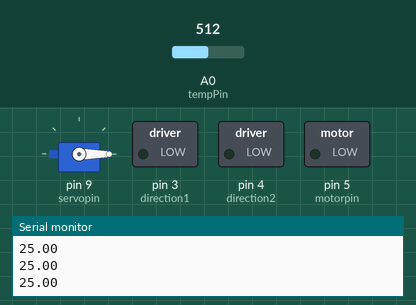
Bench run of a sketch on a simulated Arduino Uno, built with avr-gcc and run on an emulated ATmega328P. Parts: servo, switched loads named in the sketch (green lamp = pin HIGH), the last lines printed to the serial monitor. The test bench sets the inputs (shaded band); at power-on: A0 (tempPin) = 512.

Above: at 2.2 s.
2.3 s: A0 (tempPin) set to 537
At 3.6 s:
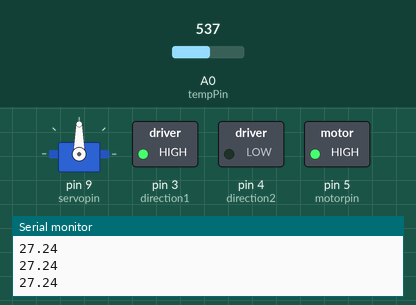
3.9 s: A0 (tempPin) set to 511
At 5.2 s:
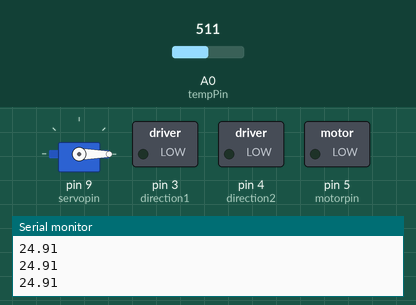
5.5 s: A0 (tempPin) set to 716
At 6.8 s:
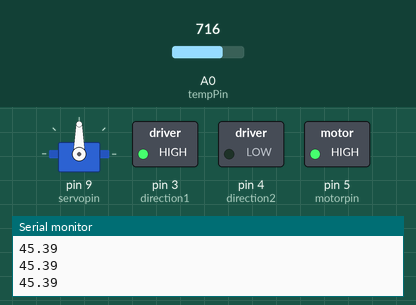
Timing chart, 0 to 8.5 s (numbered marks = the images above; inputs shaded):
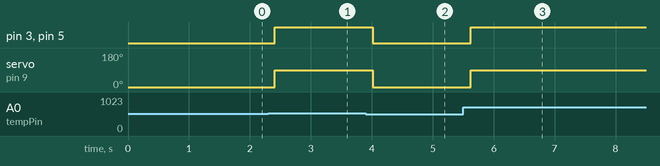

Measured:
- the behaviour switches between 523 and 524 on A0 (tempPin) (found by bisection; images 0 and 1)
- after the input at 2.3 s, pin 3 (direction1), pin 5 (motorpin): LOW → HIGH after 0.11 s; servo on pin 9 (servopin): 0° → 90° after 0.11 s
- after the input at 3.9 s, pin 3 (direction1), pin 5 (motorpin): HIGH → LOW after 0.11 s; servo on pin 9 (servopin): 90° → 0° after 0.11 s
- after the input at 5.5 s, pin 3 (direction1), pin 5 (motorpin): LOW → HIGH after 0.12 s; servo on pin 9 (servopin): 0° → 90° after 0.12 s

The sketch:

Temperature_Control_System.ino
```cpp
// Temperature Control System v1.0
// By Jeff Ackerman
// Serial.println(); statements are included for Serial Monitor measurement and debugging purposes

// Define Thermistor Variables
int tempPin = A0; // initialize the Analog Pin to read the Thermistor
int tempReading = 0;  // initialize temp reading variable
double tempK = 0.0; // initialize temp in Kelvin variable
float tempC = 0.0; // initialize temp in Celcius variable
float tempF = 0.0; // initialize temp in Fahrenheight variable
long curtime = 0; // initialize sampling time tracking variable
int threshold = 26; // initialize temp temperature threshold trigger variable, may need to adjust this for your hand temperature

// Define pins for DC motor with fan using the L293D h-bridge motor controller
int motorpin=5;     // initialize motor speed pin
int direction1 = 3; // initialize motor direction pin
int direction2 = 4; // initialize motor direction pin

// Define pin for the Servo Code and include the built-in Servo library
#include <Servo.h>  // include built-in servo library
Servo myservo;      // create servo object to control a servo
int servopin=9;     // initialize servo pin

void setup() {    // setup outputs, runs once when powered on
   Serial.begin(9600);  //start the Serial Monitor for debugging
   myservo.attach(servopin);  // attaches the servo on pin 9 to the servo object
   myservo.write(0);          // sets the servo position to 0 degrees initially
   pinMode(motorpin,OUTPUT);  //the motor speed pin should be set to an output
   pinMode(direction1,OUTPUT);  //the motor direction pin should be set to an output
   pinMode(direction2,OUTPUT);  //the motor direction pin should be set to an output
   delay(1000);   // wait a second before loops starts
}

void loop() { // runs continuously as long as the Arduino has power

  // Thermistor code here, use temperature in C (tempC) variable
  tempReading = analogRead(tempPin);
  tempK = log(10000.0 * ((1024.0 / tempReading - 1)));
  tempK = 1 / (0.001129148 + (0.000234125 + (0.0000000876741 * tempK * tempK )) * tempK );
  tempC = tempK - 273.15;             // conversion from Kelvin to Celcius
  tempF = (tempC * 9.0)/ 5.0 + 32.0;  // conversion from Kelvin to Fahrenheit
  Serial.println(tempC);

  if (tempC >= threshold) {// if statement which turns the motor on (set motor speed and a direction) and the servo angle to 90 degrees
    myservo.write(90);
    digitalWrite(direction1, HIGH);
    analogWrite(motorpin, 255);
  } else {// else statement which turns the motor off and the servo angle to 0 degrees
    myservo.write(0);
    digitalWrite(direction1, LOW);
    digitalWrite(direction2, LOW);
    analogWrite(motorpin, 0);
  }
   delay(200);  //short 200 ms delay to slow program down so the data collects slower and is more readable

} // end void loop, repeat as long as Arduino has power
```
